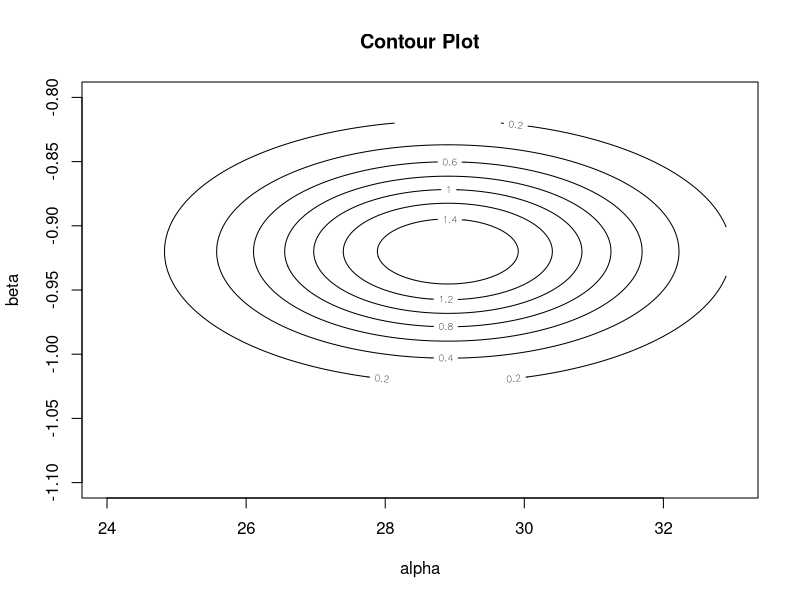
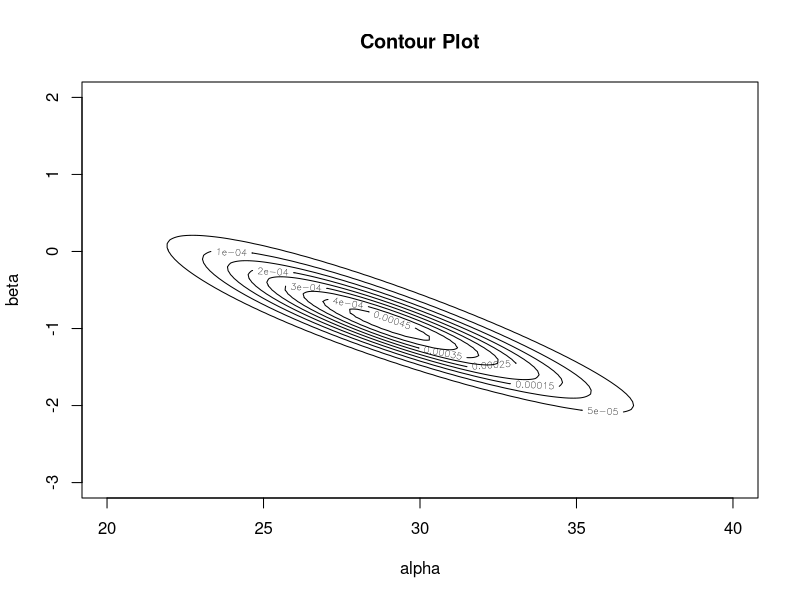
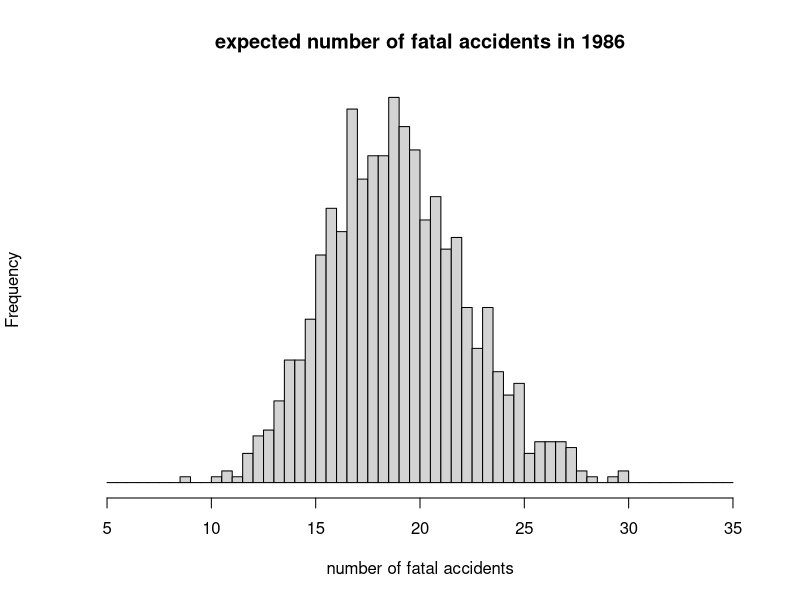

Write the R code that produced these figures, in order.
# (b)sketch contours of informative
# prior distribution

alpha <- seq(23.9,32.9,0.05)
beta <- seq(-1.02,-0.82,0.001)
#informative prior density function
info_prior_density <- function(x1,x2,mu1,sigma1,mu2,sigma2,corr){
  z <- (x1-mu1)^2/(sigma1^2) - (2*corr*(x1-mu1)*(x2-mu2))/(sigma1*sigma2) + (x2-mu2)^2/(sigma2^2)
  return(1/(2*pi*sigma1*sigma2*sqrt(1-corr^2)) * exp(-z/(2*(1-corr^2))))
}
#informative prior density value on the grid
info_prior_matrix <- matrix(NA, length(alpha), length(beta))
for(i in 1:length(alpha)){
  for(j in 1:length(beta)){
    info_prior_matrix[i,j] <- info_prior_density(alpha[i],beta[j], 28.9,2,-0.92,0.05,0)
  }
}

contour(alpha,beta, info_prior_matrix, nlevels = 10, level = ,
        xlim = c(24,33), ylim = c(-1.1,-0.8), main="Contour Plot",
        xlab="alpha",ylab="beta")

# (f) plot the contours and take 1000 draws from
# the joint posterior density of (alpha, beta)
t <- seq(1,10,1)
y_t <- c(24,25,31,31,22,21,26,20,16,22)
alpha <- seq(20,40,0.05)
beta <- seq(-3,2,0.05)

prior_matrix <- matrix(NA, length(alpha), length(beta))
for(i in 1:length(alpha)){
  for(j in 1:length(beta)){
    if(alpha[i] >= 0 & alpha[i] + 12 * beta[j] >= 0){
      prior_matrix[i,j] <- 1
    }else{
      prior_matrix[i,j] <- 0 
    }
  }
}

likelihood_density <- function(alpha,beta,t,y_t){
  tem <- 1
  for(i in 1:10){
    tem <- tem * exp(-(alpha + beta*t[i])) * (alpha + beta*t[i])^y_t[i]/factorial(y_t[i])
  }
  return(tem)
}

posterior_matrix <- matrix(NA, length(alpha), length(beta))
for(i in 1:length(alpha)){
  for(j in 1:length(beta)){
    posterior_matrix[i,j] <- prior_matrix[i,j] * likelihood_density(alpha[i],beta[j],t,y_t)
  }
}
posterior_matrix <- posterior_matrix/sum(posterior_matrix)
contour(alpha,beta,posterior_matrix, nlevels = 10, level = ,
        xlim = c(20,40), ylim = c(-3,2), main="Contour Plot",
        xlab="alpha",ylab="beta")

#draw 1000 samples from posterior distributions
#compute the marginal posterior distribution of mu
mar_pos_alpha <- rowSums(posterior_matrix)

#draw 1000 samples of alpha from the marginal posterior distribution of alpha
sampleDist <- function(n, x, prob){ 
  return(sample(x, n, replace = T, prob))
}
sample_alpha <- sampleDist(1000, alpha, mar_pos_alpha)

#draw 1000 samples of beta from the marginal posterior distribution of beta given alpha
for(i in 1:length(alpha)){
  posterior_matrix[i, ] <- posterior_matrix[i, ]/mar_pos_alpha[i]
}
sample_beta <- numeric()
for(i in 1:length(sample_alpha)){
  k <- (sample_alpha[i]-20)/0.05 + 1
  sample_beta <- c(sample_beta, sampleDist(1, beta, posterior_matrix[k,]))
}

#For each of the sampled alpha and beta, add a uniform random jitter centered
#at zero with a width equal to the spacing of the sampling grid.
sample_alpha <- sample_alpha + runif(1000,-0.05/2,0.05/2)
sample_beta <- sample_beta + runif(1000,-0.05/2,0.05/2)

# (g) plot a histogram of the posterior density
# for expected number of fatal accidents in 1986
hist(sample_alpha + sample_beta*11, 
     main="expected number of fatal accidents in 1986",
     xlab = "number of fatal accidents", yaxt = "n", 
     breaks = seq(5,35,0.5), cex = 2)

# (h)95% predective interval for the 
# number of fatal accidents in 1986
predictive <- numeric()
for(i in 1:1000){
  predictive <- c(predictive, rpois(1,sample_alpha[i]+11*sample_beta[i]))
}
interval <- sort(predictive)[c(25,975)]
sprintf("95%% posterior interval for the number of fatal accidents in 1986 is [%f, %f]",
        interval[1], interval[2])
